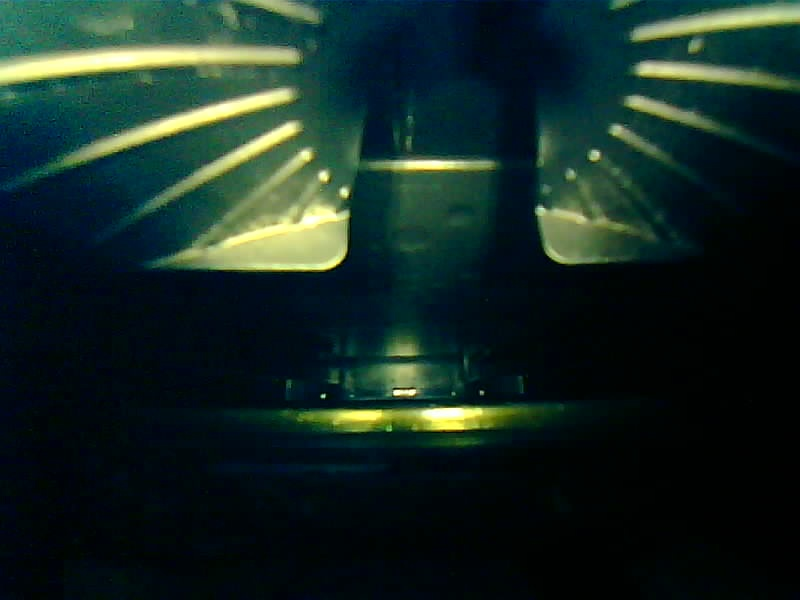
#> input picture Day 3 with weak models/images/Trial 1.jpg, 800 x 600 px
$ python script.py 'Day 3 with weak models/images/Trial 1.jpg'
#> lines starting #> are read from the running program, lines starting #| are printed output that depends on the picture; after the words box and inside, x2 and y2 are one past the last pixel; in counts of white or black regions, pixels touching at a corner belong together
import cv2
import numpy as np

def detect_doughball_by_white_regions(image_path, height_ratio=0.37, threshold_value=127, area_threshold=300):
    # Step 1: Load the image
#> called with height_ratio = 0.37, threshold_value = 127, area_threshold = 300
    image = cv2.imread(image_path, cv2.IMREAD_GRAYSCALE)
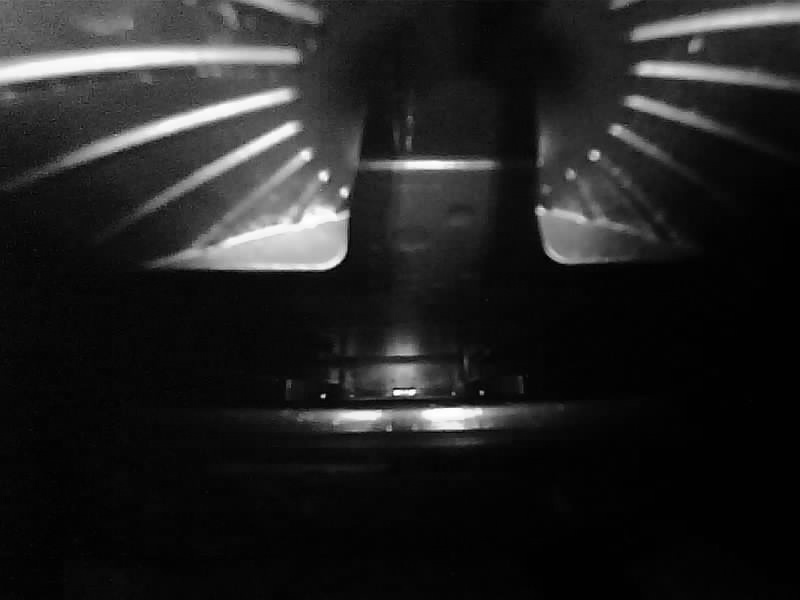
#> image: shape (600, 800); min 0, max 255, mean 34.2

    if image is None:
        print(f"Error: Unable to load image at {image_path}")
        return None

    height, width = image.shape
#> height = 600; width = 800

    # Step 2: Define the region of interest (ROI)
    roi_height = int(height * height_ratio)
#> roi_height = 222
    start_y = (height - roi_height) // 2
#> start_y = 189
    roi = image[start_y:start_y + roi_height, :]
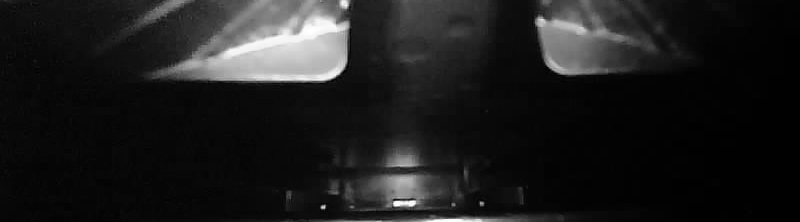
#> roi: shape (222, 800); min 0, max 255, mean 29

    # Step 3: Apply binary thresholding
    _, binary_image = cv2.threshold(roi, threshold_value, 255, cv2.THRESH_BINARY)
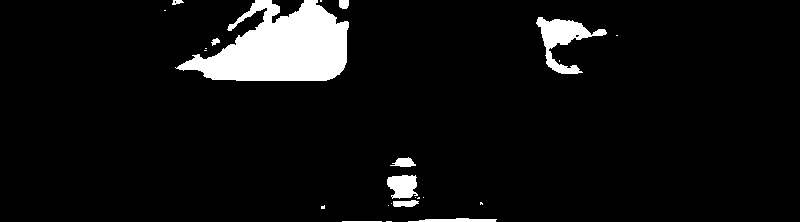
#> binary_image: shape (222, 800); 6.5% white; 24 white regions (14 under 20 px), largest, box (x1, y1, x2, y2) and area: (175, 0, 349, 81) 8660, (536, 17, 607, 74) 1473, (387, 175, 418, 199) 565

    # Step 4: Find the largest connected component (blob)
    num_labels, labels, stats, centroids = cv2.connectedComponentsWithStats(binary_image, connectivity=8)
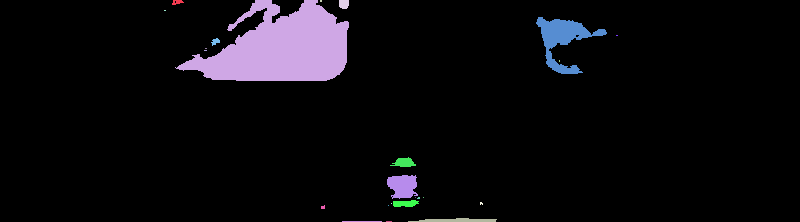
#> labels: shape (222, 800) int32; 25 distinct labels, from 0 to 24; one colour per label, 0 black
#> num_labels = 25; stats = 25 rows, first 6: [0, 0, 800, 222, 166096], [172, 0, 12, 5, 40], [175, 0, 174, 81, 8660], [320, 0, 2, 2, 4], [339, 0, 10, 9, 82], [164, 10, 2, 1, 2]; centroids = 25 pairs, first value 164.5 to 616.5, second value 0.5 to 221

    # Step 5: Find the largest component (excluding the background, label 0)
    if num_labels > 1:  # Ensure there's at least one component
        largest_label = 1 + np.argmax(stats[1:, cv2.CC_STAT_AREA])
#> largest_label = 2
        x, y, w, h, area = stats[largest_label, cv2.CC_STAT_LEFT:cv2.CC_STAT_AREA + 1]
#> x = 175; y = 0; w = 174; h = 81; area = 8660

        # Step 6: Check area of the blob
        if area > area_threshold:
            print("Doughball detected")
            return True
    print("No doughball detected")
    return False

if __name__ == "__main__":
    import sys
    if len(sys.argv) != 2:
        print("Usage: python doughball_detection.py <image_path>")
        sys.exit(1)

    image_path = sys.argv[1]
    detect_doughball_by_white_regions(image_path)

$ run again, on Day 3 with weak models/images/cam2024_09_26_14_03_54.jpg
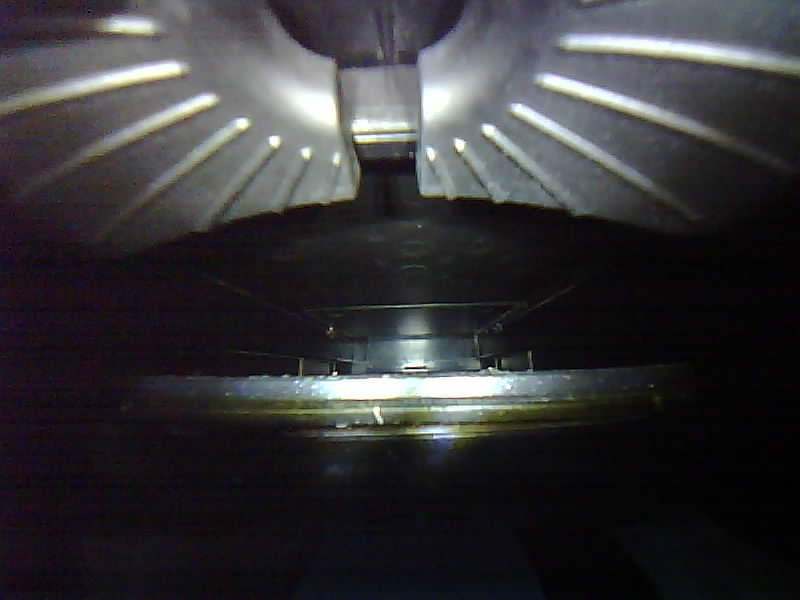
#> input picture Day 3 with weak models/images/cam2024_09_26_14_03_54.jpg, 800 x 600 px
#> in detect_doughball_by_white_regions, `_, binary_image = cv2.threshold(roi, threshold_value, 255, cv2.THRESH_..`:
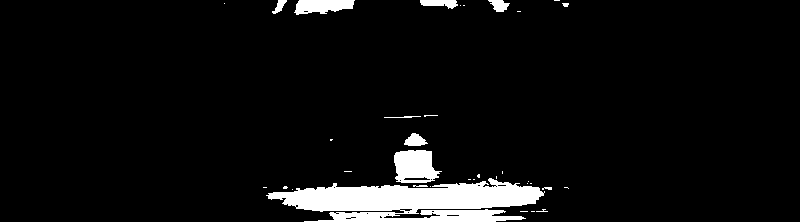
#> binary_image: shape (222, 800); 5.9% white; 35 white regions (24 under 20 px), largest, box (x1, y1, x2, y2) and area: (266, 178, 545, 222) 7750, (394, 150, 442, 183) 1182, (294, 0, 355, 15) 674
#> in detect_doughball_by_white_regions, `num_labels, labels, stats, centroids = cv2.connectedComponentsWithStat..`:
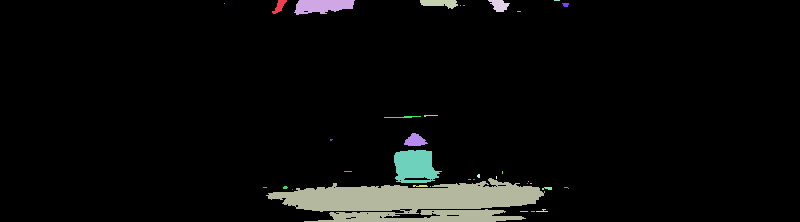
#> labels: shape (222, 800) int32; 36 distinct labels, from 0 to 35; one colour per label, 0 black
#> num_labels = 36; stats = 36 rows, first 6: [0, 0, 800, 222, 167062], [272, 0, 15, 14, 99], [294, 0, 61, 15, 674], [420, 0, 38, 9, 233], [488, 0, 22, 12, 165], [554, 0, 6, 1, 6]; centroids = 36 pairs, first value 224 to 566, second value 0 to 211
#> largest_label = 22
#> x = 266; y = 178; w = 279; h = 44; area = 7750
